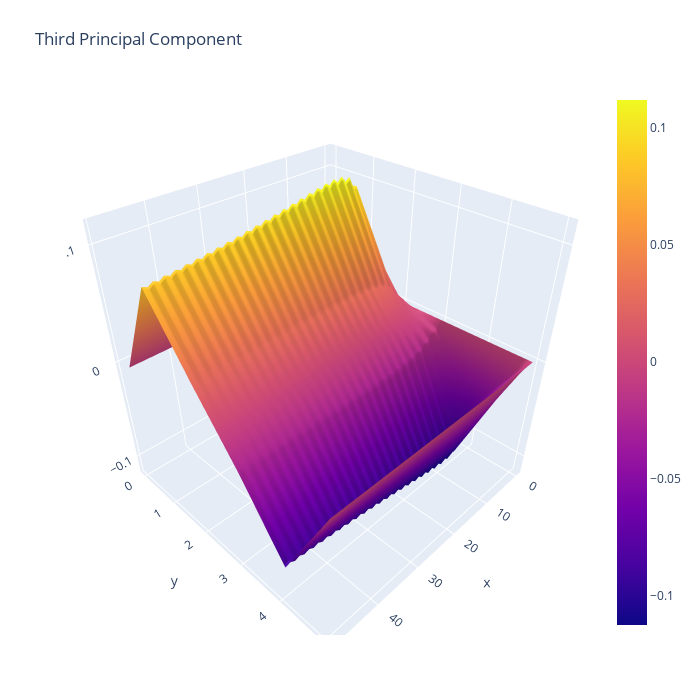

The code cell stored with this chart in its notebook:
### Code cell
show_component(2, 'Third')

### Figure 1 — Plotly figure (JSON) as saved in the notebook; plotly's stock layout.template omitted (floating-point values rounded to 4 significant figures; data arrays with more than 128 entries replaced by an {"elided": "..."} marker saying what was removed)
{"data": [{"type": "surface", "z": {"elided": "6x50 float values"}}], "layout": {"height": 700, "margin": {"b": 65, "l": 65, "r": 50, "t": 90}, "scene": {"aspectmode": "auto", "aspectratio": {"x": 1, "y": 1, "z": 1}}, "title": {"text": "Third Principal Component"}, "width": 700}}
